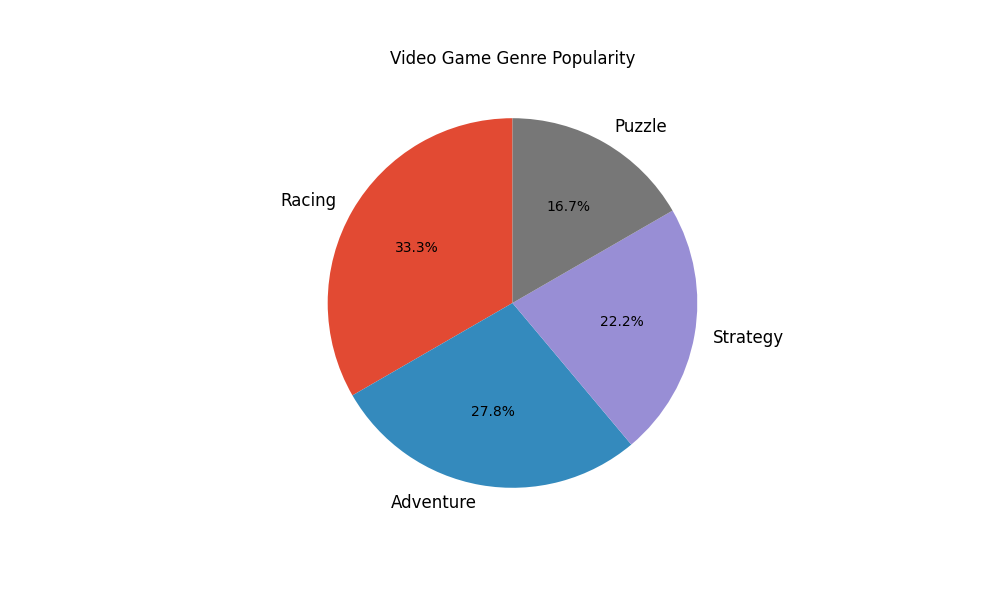

Recreate this plot in Python.
import matplotlib.pyplot as plt

genres = ['Racing', 'Adventure', 'Strategy', 'Puzzle']
market_share = [30, 25, 20, 15]
colors = ['#E24A33', '#348ABD', '#988ED5', '#777777']

fig, ax = plt.subplots(figsize=(10, 6))
wedges, texts, autotexts = ax.pie(
    market_share, 
    labels=genres, 
    colors=colors, 
    autopct='%1.1f%%', 
    startangle=90
)

plt.setp(autotexts, size=10, color='black')
plt.setp(texts, size=12)

plt.title("Video Game Genre Popularity")

plt.show()
